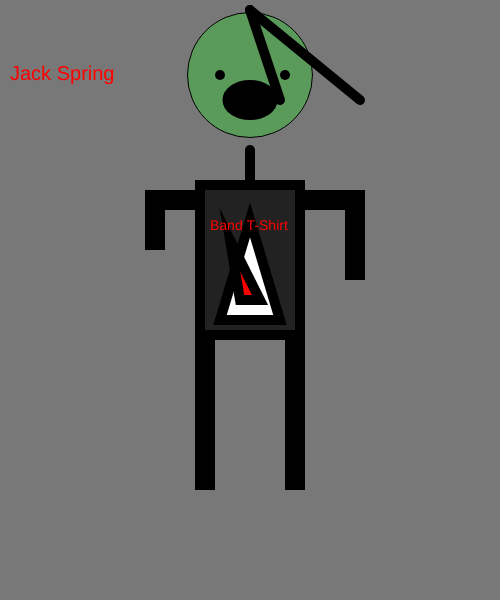
Frame 1 (no input)
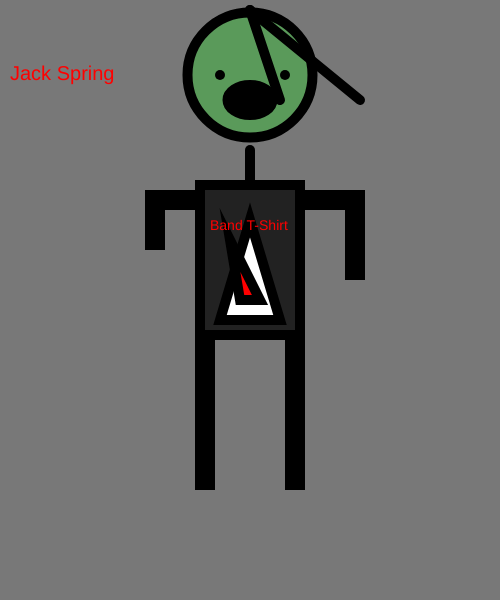
Frame 60 (no input)
Frame 120 (the mouse pressed at the canvas centre since frame 60): identical to frame 60, image omitted

The p5.js sketch that drew these frames (run headless with seeded random() and noise() and a simulated clock; from frame 60 on, the mouse is pressed at the canvas centre):

// p5.js sketch
// ── sketch.js
function setup()
{
     createCanvas(500, 600);
        
}
 function draw()
 {
 
     background(120);

textSize(20)
fill('red')
text("Jack Spring", 10,80);

// head
fill('rgba(0,255,0, 0.25)');
circle(250,75,125);

// eyes
strokeWeight(10);
fill(0);
point(220,75);
point(285,75);

// nose
point(245,90);

// mouth
ellipse(250, 100, 45, 30)

// hair
fill(255, 204, 0)
line(250,250,250,150);
line(250,10,360,100);
line(250,10,280,100)
// body
fill('#222222');
rect(200,185,100,150);

// decoration
fill(255);
triangle(220,320,250,220,280,320)
fill('red')
triangle(240,300,230,240,260,300)
// right arm
rect(300,195,50,10);

rect(350,195,10,80)
// left arm
rect(150,195,50,10);
rect(150,195,10,50)
// left leg
rect(200,335,10,150);
// right leg
rect(290,335,10,150);

fill('red');
textSize(14);
text("Band T-Shirt",210,230 );


}
